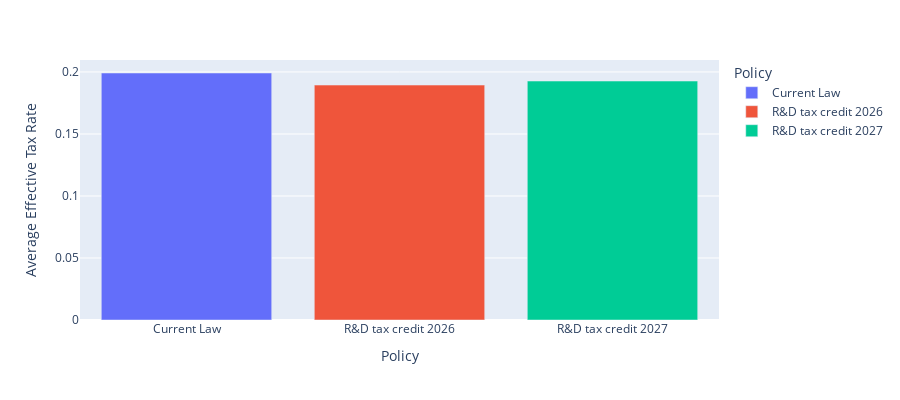

Notebook cell for this chart:
### Code cell
# Plot Figure 4: Effects of full R&D expensing deductibility in 2026 on
# Business Incentives to Invest
fig4 = px.bar(
    df[(df["output_var"]=="eatr") & (df["asset_type"]=="machines")],
    x="Policy", y="value", color='Policy',
    labels={'value':'Average Effective Tax Rate'}, height=400
)
fig4.show()

### Figure 1 — Plotly figure (JSON) as saved in the notebook; plotly's stock layout.template omitted (floating-point values rounded to 4 significant figures)
{"data": [{"hovertemplate": "Policy=%{x}<br>Average Effective Tax Rate=%{y}<extra></extra>", "legendgroup": "Current Law", "marker": {"color": "#636efa", "pattern": {"shape": ""}}, "name": "Current Law", "orientation": "v", "showlegend": true, "textposition": "auto", "type": "bar", "x": ["Current Law"], "xaxis": "x", "y": [0.1992], "yaxis": "y"}, {"hovertemplate": "Policy=%{x}<br>Average Effective Tax Rate=%{y}<extra></extra>", "legendgroup": "R&D tax credit 2026", "marker": {"color": "#EF553B", "pattern": {"shape": ""}}, "name": "R&D tax credit 2026", "orientation": "v", "showlegend": true, "textposition": "auto", "type": "bar", "x": ["R&D tax credit 2026"], "xaxis": "x", "y": [0.1894], "yaxis": "y"}, {"hovertemplate": "Policy=%{x}<br>Average Effective Tax Rate=%{y}<extra></extra>", "legendgroup": "R&D tax credit 2027", "marker": {"color": "#00cc96", "pattern": {"shape": ""}}, "name": "R&D tax credit 2027", "orientation": "v", "showlegend": true, "textposition": "auto", "type": "bar", "x": ["R&D tax credit 2027"], "xaxis": "x", "y": [0.1927], "yaxis": "y"}], "layout": {"barmode": "relative", "height": 400, "legend": {"title": {"text": "Policy"}, "tracegroupgap": 0}, "margin": {"t": 60}, "xaxis": {"anchor": "y", "categoryarray": ["Current Law", "R&D tax credit 2026", "R&D tax credit 2027"], "categoryorder": "array", "domain": [0, 1], "title": {"text": "Policy"}}, "yaxis": {"anchor": "x", "domain": [0, 1], "title": {"text": "Average Effective Tax Rate"}}}}
